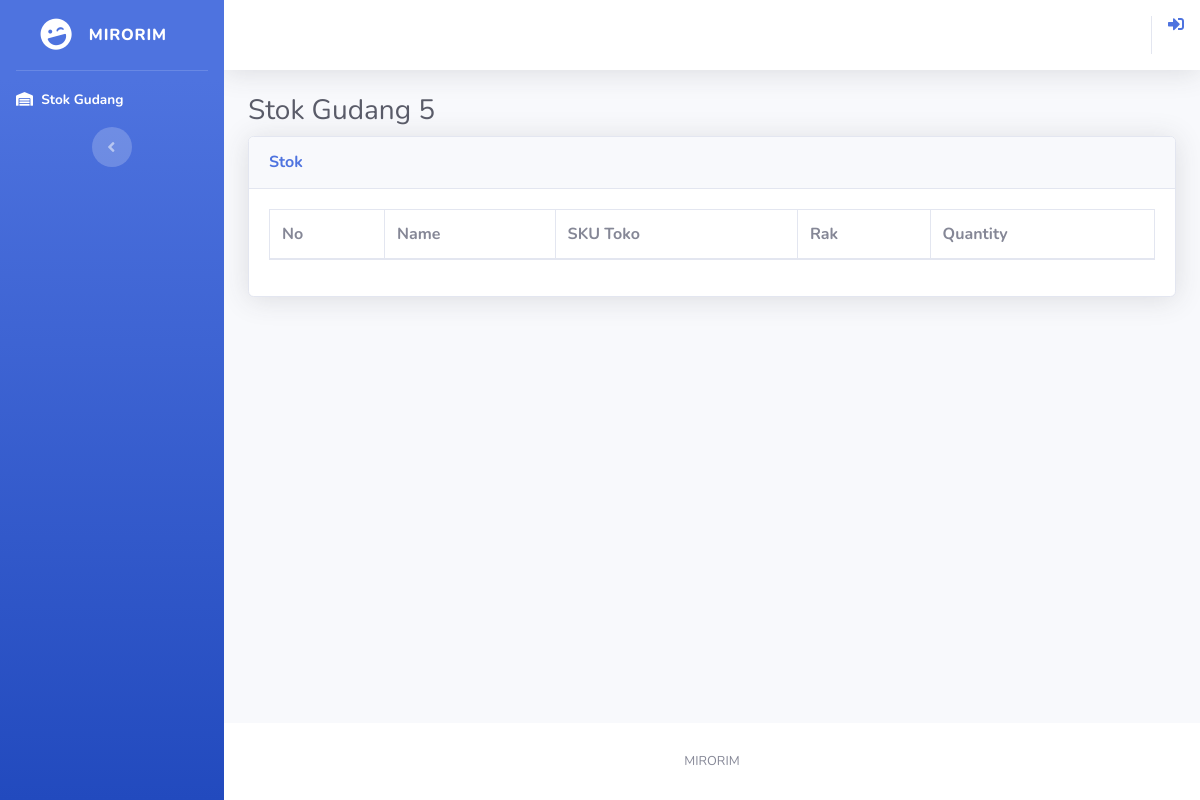
Before: / with the older database file.
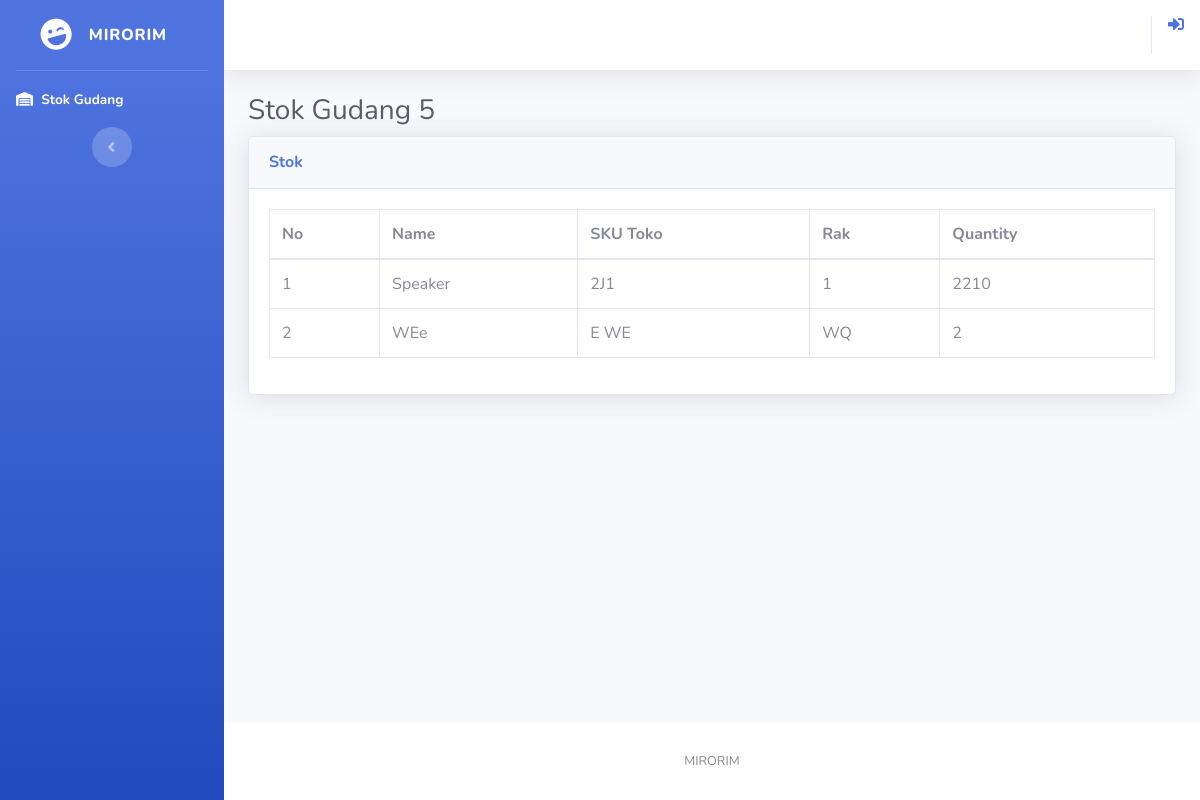
After: the same page with the newer database file.
### tables this page shows
CREATE TABLE `stok` (
  `idbarang` int(11) NOT NULL,
  `nama` varchar(200) NOT NULL,
  `sku` varchar(200) NOT NULL,
  `quantity` int(11) NOT NULL,
  `rak` varchar(200) NOT NULL
);

### index.php (the view, shortened to what this page needs)
<?php
require 'function.php';
?>
<!DOCTYPE html>
<html lang="en">
<head>
    <link href="vendor/fontawesome-free/css/all.min.css" rel="stylesheet" type="text/css">
    <link href="css/sb-admin-2.min.css" rel="stylesheet">
    <link href="vendor/datatables/dataTables.bootstrap4.min.css" rel="stylesheet">
</head>
<body id="page-top">
    <div id="wrapper">
        <ul class="navbar-nav bg-gradient-primary sidebar sidebar-dark accordion" id="accordionSidebar">
            <a class="sidebar-brand d-flex align-items-center justify-content-center" href="index.php">
                <div class="sidebar-brand-icon rotate-n-15">
                    <i class="fas fa-laugh-wink"></i>
                </div>
                <div class="sidebar-brand-text mx-3">Mirorim</div>
            </a>
            <hr class="sidebar-divider my-0">
            <li class="nav-item active">
                <a class="nav-link" href="index.php">
                    <i class="fas fa-warehouse"></i>
                    <span>Stok Gudang</span></a>
            </li>
            <div class="text-center d-none d-md-inline">
                <button class="rounded-circle border-0" id="sidebarToggle"></button>
            </div>
        </ul>
        <div id="content-wrapper" class="d-flex flex-column">
            <div id="content">
                <nav class="navbar navbar-expand navbar-light bg-white topbar mb-4 static-top shadow">
                    <ul class="navbar-nav ml-auto">
                        <a class="fas fa-sign-in-alt" href="login.php"></a>
                    </ul>
                </nav>
                <div class="container-fluid">
                    <h1 class="h3 mb-2 text-gray-800">Stok Gudang 5</h1>
                    <div class="card shadow mb-4">
                        <div class="card-header py-3">
                            <h6 class="m-0 font-weight-bold text-primary">Stok</h6>
                        </div>
                        <div class="card-body">
                            <div class="table-responsive">
                                <table class="table table-bordered" id="dataTable" width="100%" cellspacing="0">
                                    <thead>
                                        <tr>
                                            <th>No</th>
                                            <th>Name</th>
                                            <th>SKU Toko</th>
                                            <th>Rak</th>
                                            <th>Quantity</th>
                                        </tr>
                                    </thead>
                                    <tbody>
                                        <?php
                                            $ambilsemuadatastok = mysqli_query($conn, "SELECT * FROM stok");
                                            $i = 1;
                                            while($data=mysqli_fetch_array($ambilsemuadatastok)){
                                                $namabarang = $data['nama'];
                                                $quantity = $data['quantity'];
                                                $sku = $data['sku'];
                                                $rak = $data['rak'];
                                        ?>
                                        <tr>
                                            <td><?=$i++;?></td>
                                            <td><?=$namabarang;?></td>
                                            <td class="text-uppercase"><?=$sku;?></td>
                                            <td><?=$rak;?></td>
                                            <td><?=$quantity;?></td>
                                        </tr>
                                        <?php
                                            };
                                        ?>
                                    </tbody>
                                </table>
                            </div>
                        </div>
                    </div>
                </div>
            </div>
            <footer class="sticky-footer bg-white">
                <div class="container my-auto">
                    <div class="copyright text-center my-auto">
                        <span>MIRORIM</span>
                    </div>
                </div>
            </footer>
        </div>
    </div>
</body>
</html>

Changed rows visible on the page:
added stok: nama "Speaker", sku "2J1", rak "1", quantity "2210"
added stok: nama "WEe", sku "E WE", rak "WQ", quantity "2"
